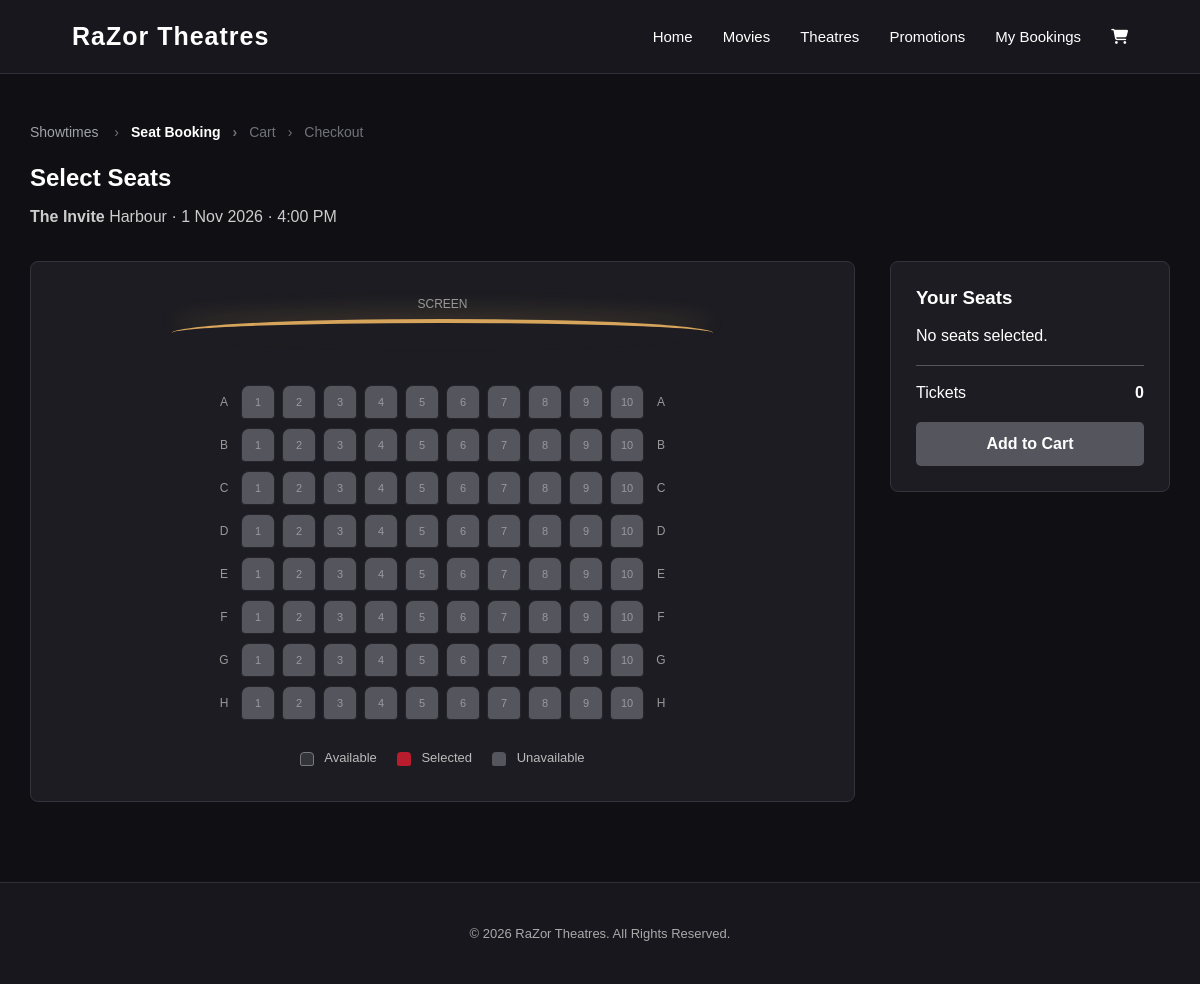
Screenshot of /booking.php?screeningId=12 with the database file from the repository.
### tables this page shows
CREATE TABLE `screenings` (
  `screening_id` int(11) NOT NULL,
  `movie_id` int(11) NOT NULL,
  `cinema` varchar(100) NOT NULL,
  `screening_date` date NOT NULL,
  `screening_time` time NOT NULL
);

CREATE TABLE `movies` (
  `movie_id` int(11) NOT NULL,
  `title` varchar(150) NOT NULL,
  `synopsis` text DEFAULT NULL,
  `genre` varchar(100) DEFAULT NULL,
  `duration` int(11) NOT NULL,
  `rating` varchar(10) DEFAULT NULL,
  `advisory` varchar(255) DEFAULT NULL,
  `poster_url` varchar(255) DEFAULT NULL,
  `release_date` date DEFAULT NULL,
  `status` enum('now-showing','coming-soon') NOT NULL
);

### booking.php (the view, shortened to what this page needs)
<?php
require_once "db_connect.php";
$screeningId = (int) $_GET['screeningId'];
$query = "
    SELECT s.*, m.title, m.poster_url, m.rating
    FROM screenings s
    JOIN movies m ON m.movie_id = s.movie_id
    WHERE s.screening_id = ?
";
$stmt = $db->prepare($query);
$stmt->bind_param("i", $screeningId);
$stmt->execute();
$result = $stmt->get_result();
$screening = $result->fetch_assoc();
$rows = range('A', 'H');
$seatCount = 10;
$seatStatuses = [];
?>
<!DOCTYPE html>
<html lang="en">
<head>
    <link rel="stylesheet" href="style.css">
    <link rel="stylesheet"
      href="https://cdnjs.cloudflare.com/ajax/libs/font-awesome/6.7.2/css/all.min.css">
</head>
<body>
    <header class="site-header">
        <a href="index.php" class="logo"><h1>RaZor Theatres</h1></a>
        <nav>
            <a href="index.php">Home</a>
            <a href="movies.php">Movies</a>
            <a href="theatres.php">Theatres</a>
            <a href="promotions.php">Promotions</a>
            <a href="viewbookings.php">My Bookings</a>
            <a href="cart.php" class="nav-cart">
                <i class="fa-solid fa-cart-shopping"></i>
            </a>
        </nav>
    </header>
    <main class="seat-selection-page">
        <div class="seat-selection-header">
            <nav class="booking-progress" aria-label="Booking progress">
                <a href="movie_details.php?movieId=<?php echo (int) $screening['movie_id']; ?>">
                    Showtimes
                </a>
                <span class="current" aria-current="step">Seat Booking</span>
                <span>Cart</span>
                <span>Checkout</span>
            </nav>
            <h2>Select Seats</h2>
            <p>
                <strong><?php echo htmlspecialchars($screening['title']); ?></strong>
                <?php echo htmlspecialchars($screening['cinema']); ?>
                &middot; <?php echo date("j M Y", strtotime($screening['screening_date'])); ?>
                &middot; <?php echo date("g:i A", strtotime($screening['screening_time'])); ?>
            </p>
        </div>
        <div class="seat-layout-container">
            <section class="cinema-seat-plan" aria-labelledby="seat-plan-heading">
                <div class="screen-label">Screen</div>
                <div class="screen-line" aria-hidden="true"></div>
                <div class="seat-grid">
                    <?php foreach ($rows as $row) { ?>
                        <div class="seat-row">
                            <span class="seat-row-label" aria-hidden="true"><?php echo $row; ?></span>
                            <?php for ($seat = 1; $seat <= $seatCount; $seat++) {
                                $seatNumber = $row . $seat;
                                $occupied = ($seatStatuses[$seatNumber] ?? 'unavailable') !== 'available';
                            ?>
                                <button
                                    type="button"
                                    class="seat-button<?php echo $occupied ? ' occupied' : ''; ?>"
                                    data-seat="<?php echo $seatNumber; ?>"
                                    <?php echo $occupied ? 'disabled aria-label="Seat ' . $seatNumber . ' unavailable"' : 'aria-label="Seat ' . $seatNumber . '"'; ?>>
                                    <?php echo $seat; ?>
                                </button>
                            <?php } ?>
                            <span class="seat-row-label" aria-hidden="true"><?php echo $row; ?></span>
                        </div>
                    <?php } ?>
                </div>
                <div class="seat-legend" aria-label="Seat status legend">
                    <span><i class="legend-seat available"></i> Available</span>
                    <span><i class="legend-seat selected"></i> Selected</span>
                    <span><i class="legend-seat occupied"></i> Unavailable</span>
                </div>
            </section>
            <aside class="seat-cart" aria-labelledby="seat-cart-heading">
                <h3 id="seat-cart-heading">Your Seats</h3>
                <p id="seat-cart-empty">No seats selected.</p>
                <div class="seat-cart-total">
                    <span>Tickets</span>
                    <strong id="selected-seat-count">0</strong>
                </div>
                <form action="cart.php" method="POST" id="seat-booking-form">
                    <button
                       type="submit"
                       name="add_to_cart"
                       id="add-seats-to-cart"
                       class="seat-cart-button"
                       disabled
                    >
                    Add to Cart
                    </button>
                </form>
            </aside>
        </div>
    </main>
    <footer class="site-footer">
        <p>&copy; 2026 RaZor Theatres. All Rights Reserved.</p>
    </footer>
</body>
</html>

### style.css (style rules this page uses)
* { box-sizing: border-box; }
html { scroll-behavior: smooth; }
body { margin: 0; font-family: Arial, Helvetica, sans-serif; background-color: #101014; color: white; }
a { text-decoration: none; color: inherit; }
button { font: inherit; }
.site-header { display: flex; justify-content: space-between; align-items: center; padding: 22px 6%; background-color: #17171d; border-bottom: 1px solid #303038; }
.logo h1 { margin: 0; font-size: 25px; letter-spacing: 1px; }
.site-header nav { display: flex; align-items: center; gap: 30px; }
.site-header nav a { font-size: 15px; transition: color 0.2s ease; }
.seat-selection-page { max-width: 1200px; margin: 50px auto 80px; padding: 0 30px; }
.seat-selection-header { margin-bottom: 35px; }
.seat-selection-header h2 { margin-bottom: 10px; }
.seat-selection-header p { color: #cccccc; }
.seat-layout-container { display: grid; grid-template-columns: minmax(0, 1fr) 280px; gap: 35px; align-items: start; }
.cinema-seat-plan { min-width: 0; padding: 35px 25px; border: 1px solid #33333b; border-radius: 8px; background: #1c1c22; }
.screen-label { text-align: center; color: #999999; font-size: 12px; text-transform: uppercase; }
.screen-line { width: 70%; height: 28px; margin: 8px auto 38px; border-top: 4px solid #d6a45a; border-radius: 50%; box-shadow: 0 -12px 18px rgba(214, 164, 90, 0.12); }
.seat-grid { width: max-content; max-width: 100%; margin: 0 auto; }
.seat-row { display: grid; grid-template-columns: 20px repeat(10, 34px) 20px; gap: 7px; align-items: center; margin-bottom: 9px; }
.seat-row-label { color: #999999; text-align: center; font-size: 12px; }
.seat-button { width: 34px; height: 34px; padding: 0; border: 1px solid #777780; border-radius: 8px 8px 4px 4px; background: #33333a; color: #ffffff; font-size: 11px; cursor: pointer; }
.seat-button.occupied { border-color: #24242a; background: #55555d; color: #99999f; cursor: not-allowed; }
.seat-legend { display: flex; justify-content: center; flex-wrap: wrap; gap: 20px; margin-top: 30px; color: #bbbbbb; font-size: 13px; }
.legend-seat { display: inline-block; width: 14px; height: 14px; margin-right: 7px; border-radius: 4px 4px 2px 2px; vertical-align: middle; }
.legend-seat.available { background: #33333a; border: 1px solid #777780; }
.legend-seat.selected { background: #b91c2c; }
.legend-seat.occupied { background: #55555d; }
.seat-cart { position: sticky; top: 20px; padding: 25px; border: 1px solid #33333b; border-radius: 8px; background: #1c1c22; }
.seat-cart h3 { margin: 0 0 18px; }
.seat-cart-total { display: flex; justify-content: space-between; margin-top: 20px; padding-top: 18px; border-top: 1px solid #55555d; }
.seat-cart-button { width: 100%; margin-top: 20px; padding: 13px; border: 0; border-radius: 5px; background: #b91c2c; color: #ffffff; font-weight: bold; cursor: pointer; }
.seat-cart-button:disabled { background: #55555d; cursor: not-allowed; }
.booking-progress { display: flex; align-items: center; gap: 12px; margin-bottom: 24px; font-size: 14px; }
.booking-progress a { color: #a1a1aa; text-decoration: none; }
.booking-progress span { color: #71717a; }
.booking-progress .current { color: #ffffff; font-weight: 600; }
.booking-progress a::after, .booking-progress span:not(:last-child)::after { content: "›"; color: #71717a; margin-left: 12px; }
.site-footer { padding: 30px 20px; background-color: #17171d; border-top: 1px solid #303038; color: #aaaaaa; text-align: center; font-size: 13px; }

### rows the page displays
screenings: movie.title "The Invite", cinema "Harbour", screening_date "1 Nov 2026", screening_time "4:00 PM"

### other values shown
$row "A"
$row "B"
$row "C"
$row "D"
$row "E"
$row "F"
$row "G"
$row "H"
